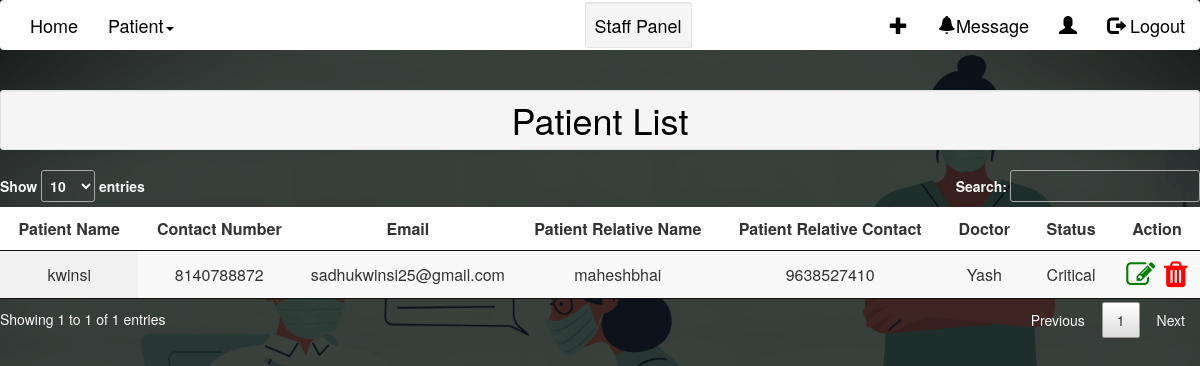
The page /viewPatient/ on the database as committed earlier.
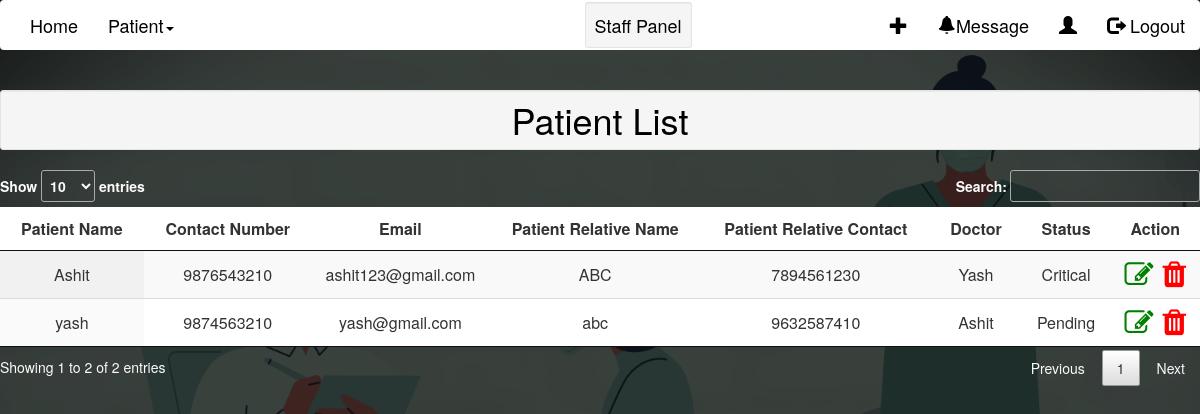
The same page on the database as committed later.
### home/models.py (models this page shows, shortened)
class Patient(models.Model):
    caseNumber = models.IntegerField(('Case Number'),default=random.randint(100000,999999),unique=True)
    patientId = models.AutoField(primary_key=True)
    patientName = models.CharField(("Patient Name"),max_length=24)
    patientEmail = models.EmailField(("Email Id"),unique=True)
    GENDER_CHOICES = (
        ('M', 'Male'),
        ('F', 'Female'),
    )
    gender = models.CharField(max_length=1, choices=GENDER_CHOICES)
    phone = models.IntegerField(("Phone Number"),validators=[validate_phoneNumber],unique=True)
    patientRelativeNumber = models.IntegerField(("Relative's Phone number"),validators=[validate_phoneNumber])
    patientRelativeName = models.CharField(("Relative's name"),max_length=24)
    line1 = models.CharField(("Address line1"),max_length=250)
    line2 = models.CharField(("Address line2"),max_length=250)
    state = models.ForeignKey('State',on_delete=models.CASCADE,null=True)
    sname = State.objects.filter(stateName = state)
    city = models.ForeignKey('City',on_delete=models.CASCADE,null=True) #,limit_choices_to={'stateName': 1}
    pincode = models.IntegerField(("Pincode"),validators=[validate_pincode])
    previousHistory = models.CharField(("Previous history"),max_length=250)
    dob = models.DateField(("Date of birth"))
    wardName = models.ForeignKey('Ward',on_delete=models.CASCADE,blank=True,default="")
    bedNumber  = models.ForeignKey('Bed',on_delete=models.CASCADE,blank=True) #,limit_choices_to={'occupied': False}
    doctorName = models.ForeignKey('Doctor',on_delete=models.CASCADE,default=None,blank=True)
    doctorNotes = models.CharField(("Doctor Notes"),max_length=250,default=None,blank=True)
    doctorVisitingTime = models.DateTimeField(("Doctor Visiting Time"),default=None,blank=True)
    dateTime = models.DateTimeField(("Date Time"),default=now)
    pending = 'Pending'
    critical = 'Critical'
    recovering = 'Recovering'
    recovered = 'Recovered'
    deceased = 'Deceased'
    PATIENT_STATUS_CHOICES = [
        (pending,'pending'),
        (critical, 'critical'),
        (recovering, 'recovering'),
        (recovered, 'recovered'),
        (deceased, 'deceased'),]
    patientStatus = models.CharField(("Patient Status"),max_length=10,choices=PATIENT_STATUS_CHOICES,default=pending)

class Doctor(models.Model):
    doctorId = models.AutoField(primary_key=True)
    doctorName = models.CharField(("Doctor Name"),max_length=24)
    doctorUsername=models.CharField(("Doctor Username"),max_length=15)
    doctorPass=models.CharField(("Doctor Password"),max_length=100)
    doctorContact = models.IntegerField(("Doctor Contact"))
    doctorEmail=models.EmailField(("Email Id"),unique=True)
    Specialization = models.ForeignKey('Specialization',on_delete = models.CASCADE,null=False)
    code=models.CharField(default='000000',max_length=16)
    def __str__(self):
        return self.doctorName

### home/views.py (the view)
# urls.py: path('viewPatient/',views.viewPatient,name="viewPatient"),
def viewPatient(request):
    viewData = Patient.objects.all()
    return render(request, 'viewPatient.html',{"viewData":viewData})

### home/templates/viewPatient.html (shortened to what this page needs)
{% load static %}
{% include 'staffNav.html' %}
<!DOCTYPE html>
<html lang="en">
<head>
    <link rel="stylesheet" href="https://use.fontawesome.com/releases/v5.8.1/css/all.css">
    <link  href="{% static 'css/responsive.css' %}" rel="stylesheet">
    <link  href="{% static 'css/jquery.mCustomScrollbar.min.css' %}" rel="stylesheet">
    <link rel="stylesheet" href="https://netdna.bootstrapcdn.com/font-awesome/4.0.3/css/font-awesome.css">
    <link  href="{% static 'css/owl.carousel.min.css' %}" rel="stylesheet">
    <link rel="stylesheet" href="https://cdnjs.cloudflare.com/ajax/libs/fancybox/2.1.5/jquery.fancybox.min.css" media="screen">
    <link rel="stylesheet" href="{% static 'css/dataTable.css' %}">
    <link rel="stylesheet" href="https://cdnjs.cloudflare.com/ajax/libs/font-awesome/4.7.0/css/font-awesome.min.css">
    <link rel="stylesheet" href="{% static 'css/staffNav.css' %}">
</head>
<body >
    <h1 class="text-center well well-sm  page-header"><strong>Patient List</strong></h1>
        <table id="example" class="display" style="width:100%;">
            <thead>
                <tr>
                    <th style="background-color: white;">Patient Name</th>
                    <th style="background-color: white;">Contact Number</th>
                    <th style="background-color: white;">Email</th>
                    <th style="background-color: white;">Patient Relative Name</th>
                    <th style="background-color: white;">Patient Relative Contact</th>
                    <th style="background-color: white;">Doctor</th>
                    <th style="background-color: white;">Status</th>
                    <th style="background-color: white;">Action</th>
                </tr>
            </thead>
            <tbody>
                {% for i in viewData %}
                <tr>
                    <td>{{i.patientName}}</td>
                    <td>{{i.phone}}</td>
                    <td>{{i.patientEmail}}</td>
                    <td>{{i.patientRelativeName}}</td>
                    <td>{{i.patientRelativeNumber}}</td>
                    <td>{{i.doctorName}}</td>
                    <td>{{i.patientStatus}}</td>
                    <td><a href="/updatePatient?id={{i.patientId}}/"><i class="fa fa-edit" style="font-size:29px;color:green"></i></a>&nbsp;
                        <a href="/deletePatient?id={{i.patientId}}/" onclick="showAlert();"><i class="fa fa-trash" style="font-size:30px;color:red"></i></a></td>
                </tr>
                {% endfor %}
            </tbody>
        </table>
</body>
</html>

### home/templates/staffNav.html (shortened to what this page needs)
{% load static %}
<!DOCTYPE html>
<html lang="en">
<head>
  <link rel="stylesheet" href="https://maxcdn.bootstrapcdn.com/bootstrap/3.4.1/css/bootstrap.min.css">
  <link rel="stylesheet" href="{% static 'css/staffNav.css' %}">
  <link rel="stylesheet" href="https://use.fontawesome.com/releases/v5.8.1/css/all.css">
</head>
<body >
<nav class="navbar navbar-inverse">
  <div class="container-fluid">
    <ul class="nav navbar-nav">
      <li><a href="{% url 'staffDashboard' %}" ><b style="font-size: large;">Home</b></a></li>
      <li class="dropdown"><a class="dropdown-toggle" data-toggle="dropdown" href="#" ><b style="font-size: large;">Patient</b><span class="caret"></span></a>
      </li>
      <li><a href="#" ><b style="font-size: large;"></b></a></li>
    </ul>
    <ul class="nav navbar-nav" style="margin-left:30%;size: 12px;"></b>
      <li><a href="#"><b style="font-size: large;" class="well well-sm font-weight-bold">Staff Panel</b></a></li>
    </ul>
    <ul class="nav navbar-nav navbar-right">
      <li><a href="{% url 'patient' %}" ><b style="font-size: large;"><span class="glyphicon glyphicon-plus"></span></b></a></li>
      <li><a href="{% url 'message' %}" ><b style="font-size: large;"><span class="glyphicon glyphicon-bell"></span>Message</b></a></li>
      <li><a href="#" ><b style="font-size: large;"><span class="glyphicon glyphicon-user"></span>{{request.session.Suser}}</b></a></li>
      <li><a href="{% url 'logout' %}" ><b style="font-size: large;"><span class="glyphicon glyphicon-log-out"></span> Logout</b></a></li>
    </ul>
  </div>
</nav>
</body>
</html>

### static/css/staffNav.css (style rules this page uses)
body { background: url('../doccopy.png'); background-size: cover; }
.navbar-inverse { background-color: white; border: none; }
b, strong { font-weight: 500; color: black; }
.caret { display: inline-block; width: 0; height: 0; margin-left: 2px; vertical-align: middle; border-top: 4px dashed; border-top: 4px solid\9; border-right: 4px solid transparent; border-left: 4px solid transparent; color: black; }
body { font-family: "Helvetica Neue",Helvetica,Arial,sans-serif; font-size: 14px; color: #333; }
th,td { text-align: center; }

### static/css/dataTable.css (style rules this page uses)
table.dataTable { width:100%;margin:0 auto;clear:both;border-collapse:separate;border-spacing:0 }
table.dataTable thead th,table.dataTable tfoot th { font-weight:bold }
table.dataTable thead th,table.dataTable thead td { padding:10px 18px;border-bottom:1px solid #111 }
table.dataTable thead .sorting,table.dataTable thead .sorting_asc,table.dataTable thead .sorting_desc,table.dataTable thead .sorting_asc_disabled,table.dataTable thead .sorting_desc_disabled { cursor:pointer;*cursor:hand;background-repeat:no-repeat;background-position:center right }
table.dataTable thead .sorting { background-image:url("../images/sort_both.png") }
table.dataTable thead .sorting_asc { background-image:url("../images/sort_asc.png") !important }
table.dataTable tbody tr { background-color:#fff }
table.dataTable tbody th,table.dataTable tbody td { padding:8px 10px }
table.dataTable.row-border tbody th,table.dataTable.row-border tbody td,table.dataTable.display tbody th,table.dataTable.display tbody td { border-top:1px solid #ddd }
table.dataTable.row-border tbody tr:first-child th,table.dataTable.row-border tbody tr:first-child td,table.dataTable.display tbody tr:first-child th,table.dataTable.display tbody tr:first-child td { border-top:none }
table.dataTable.stripe tbody tr.odd,table.dataTable.display tbody tr.odd { background-color:#f9f9f9 }
table.dataTable.order-column tbody tr>.sorting_1,table.dataTable.order-column tbody tr>.sorting_2,table.dataTable.order-column tbody tr>.sorting_3,table.dataTable.display tbody tr>.sorting_1,table.dataTable.display tbody tr>.sorting_2,table.dataTable.display tbody tr>.sorting_3 { background-color:#fafafa }
table.dataTable.display tbody tr.odd>.sorting_1,table.dataTable.order-column.stripe tbody tr.odd>.sorting_1 { background-color:#f1f1f1 }
table.dataTable.display tbody tr.even>.sorting_1,table.dataTable.order-column.stripe tbody tr.even>.sorting_1 { background-color:#fafafa }
table.dataTable.no-footer { border-bottom:1px solid #111 }
table.dataTable th,table.dataTable td { box-sizing:content-box }

Rows that differ between the two databases and show on the page:
removed Patient: patientName "kwinsi", phone "8140788872", patientEmail "sadhukwinsi25@gmail.com", patientRelativeName "maheshbhai", patientRelativeNumber "9638527410", doctorName "Yash", patientStatus "Critical"
added Patient: patientName "Ashit", phone "9876543210", patientEmail "ashit123@gmail.com", patientRelativeName "ABC", patientRelativeNumber "7894561230", doctorName "Yash", patientStatus "Critical"
added Patient: patientName "yash", phone "9874563210", patientEmail "yash@gmail.com", patientRelativeName "abc", patientRelativeNumber "9632587410", doctorName "Ashit", patientStatus "Pending"
Other text that changed with them:
text written by a page script: "Show entries Search: Showing 1 to 1 of 1 entries Previous 1 Next" → "Show entries Search: Showing 1 to 2 of 2 entries Previous 1 Next"
